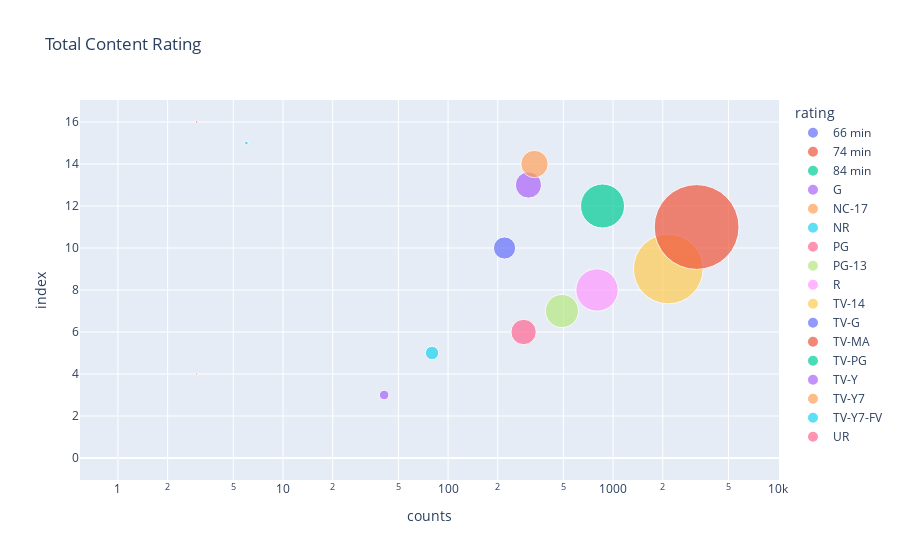

Notebook code for this chart:
### Markdown cell above
### Total Contents And Their Ratings

### Code cell
z = df.groupby(['rating']).size().reset_index(name='counts')
fig = px.scatter(z, x="counts",size="counts",
             color="rating",
                 log_x=True, size_max=60,title="Total Content Rating")
fig.show()

### Figure 1 — Plotly figure (JSON) as saved in the notebook; plotly's stock layout.template omitted (floating-point values rounded to 4 significant figures)
{"data": [{"hovertemplate": "rating=66 min<br>counts=%{marker.size}<br>index=%{y}<extra></extra>", "legendgroup": "66 min", "marker": {"color": "#636efa", "size": [1], "sizemode": "area", "sizeref": 0.8908, "symbol": "circle"}, "mode": "markers", "name": "66 min", "orientation": "h", "showlegend": true, "type": "scatter", "x": [1], "xaxis": "x", "y": [0], "yaxis": "y"}, {"hovertemplate": "rating=74 min<br>counts=%{marker.size}<br>index=%{y}<extra></extra>", "legendgroup": "74 min", "marker": {"color": "#EF553B", "size": [1], "sizemode": "area", "sizeref": 0.8908, "symbol": "circle"}, "mode": "markers", "name": "74 min", "orientation": "h", "showlegend": true, "type": "scatter", "x": [1], "xaxis": "x", "y": [1], "yaxis": "y"}, {"hovertemplate": "rating=84 min<br>counts=%{marker.size}<br>index=%{y}<extra></extra>", "legendgroup": "84 min", "marker": {"color": "#00cc96", "size": [1], "sizemode": "area", "sizeref": 0.8908, "symbol": "circle"}, "mode": "markers", "name": "84 min", "orientation": "h", "showlegend": true, "type": "scatter", "x": [1], "xaxis": "x", "y": [2], "yaxis": "y"}, {"hovertemplate": "rating=G<br>counts=%{marker.size}<br>index=%{y}<extra></extra>", "legendgroup": "G", "marker": {"color": "#ab63fa", "size": [41], "sizemode": "area", "sizeref": 0.8908, "symbol": "circle"}, "mode": "markers", "name": "G", "orientation": "h", "showlegend": true, "type": "scatter", "x": [41], "xaxis": "x", "y": [3], "yaxis": "y"}, {"hovertemplate": "rating=NC-17<br>counts=%{marker.size}<br>index=%{y}<extra></extra>", "legendgroup": "NC-17", "marker": {"color": "#FFA15A", "size": [3], "sizemode": "area", "sizeref": 0.8908, "symbol": "circle"}, "mode": "markers", "name": "NC-17", "orientation": "h", "showlegend": true, "type": "scatter", "x": [3], "xaxis": "x", "y": [4], "yaxis": "y"}, {"hovertemplate": "rating=NR<br>counts=%{marker.size}<br>index=%{y}<extra></extra>", "legendgroup": "NR", "marker": {"color": "#19d3f3", "size": [80], "sizemode": "area", "sizeref": 0.8908, "symbol": "circle"}, "mode": "markers", "name": "NR", "orientation": "h", "showlegend": true, "type": "scatter", "x": [80], "xaxis": "x", "y": [5], "yaxis": "y"}, {"hovertemplate": "rating=PG<br>counts=%{marker.size}<br>index=%{y}<extra></extra>", "legendgroup": "PG", "marker": {"color": "#FF6692", "size": [287], "sizemode": "area", "sizeref": 0.8908, "symbol": "circle"}, "mode": "markers", "name": "PG", "orientation": "h", "showlegend": true, "type": "scatter", "x": [287], "xaxis": "x", "y": [6], "yaxis": "y"}, {"hovertemplate": "rating=PG-13<br>counts=%{marker.size}<br>index=%{y}<extra></extra>", "legendgroup": "PG-13", "marker": {"color": "#B6E880", "size": [490], "sizemode": "area", "sizeref": 0.8908, "symbol": "circle"}, "mode": "markers", "name": "PG-13", "orientation": "h", "showlegend": true, "type": "scatter", "x": [490], "xaxis": "x", "y": [7], "yaxis": "y"}, {"hovertemplate": "rating=R<br>counts=%{marker.size}<br>index=%{y}<extra></extra>", "legendgroup": "R", "marker": {"color": "#FF97FF", "size": [799], "sizemode": "area", "sizeref": 0.8908, "symbol": "circle"}, "mode": "markers", "name": "R", "orientation": "h", "showlegend": true, "type": "scatter", "x": [799], "xaxis": "x", "y": [8], "yaxis": "y"}, {"hovertemplate": "rating=TV-14<br>counts=%{marker.size}<br>index=%{y}<extra></extra>", "legendgroup": "TV-14", "marker": {"color": "#FECB52", "size": [2160], "sizemode": "area", "sizeref": 0.8908, "symbol": "circle"}, "mode": "markers", "name": "TV-14", "orientation": "h", "showlegend": true, "type": "scatter", "x": [2160], "xaxis": "x", "y": [9], "yaxis": "y"}, {"hovertemplate": "rating=TV-G<br>counts=%{marker.size}<br>index=%{y}<extra></extra>", "legendgroup": "TV-G", "marker": {"color": "#636efa", "size": [220], "sizemode": "area", "sizeref": 0.8908, "symbol": "circle"}, "mode": "markers", "name": "TV-G", "orientation": "h", "showlegend": true, "type": "scatter", "x": [220], "xaxis": "x", "y": [10], "yaxis": "y"}, {"hovertemplate": "rating=TV-MA<br>counts=%{marker.size}<br>index=%{y}<extra></extra>", "legendgroup": "TV-MA", "marker": {"color": "#EF553B", "size": [3207], "sizemode": "area", "sizeref": 0.8908, "symbol": "circle"}, "mode": "markers", "name": "TV-MA", "orientation": "h", "showlegend": true, "type": "scatter", "x": [3207], "xaxis": "x", "y": [11], "yaxis": "y"}, {"hovertemplate": "rating=TV-PG<br>counts=%{marker.size}<br>index=%{y}<extra></extra>", "legendgroup": "TV-PG", "marker": {"color": "#00cc96", "size": [863], "sizemode": "area", "sizeref": 0.8908, "symbol": "circle"}, "mode": "markers", "name": "TV-PG", "orientation": "h", "showlegend": true, "type": "scatter", "x": [863], "xaxis": "x", "y": [12], "yaxis": "y"}, {"hovertemplate": "rating=TV-Y<br>counts=%{marker.size}<br>index=%{y}<extra></extra>", "legendgroup": "TV-Y", "marker": {"color": "#ab63fa", "size": [307], "sizemode": "area", "sizeref": 0.8908, "symbol": "circle"}, "mode": "markers", "name": "TV-Y", "orientation": "h", "showlegend": true, "type": "scatter", "x": [307], "xaxis": "x", "y": [13], "yaxis": "y"}, {"hovertemplate": "rating=TV-Y7<br>counts=%{marker.size}<br>index=%{y}<extra></extra>", "legendgroup": "TV-Y7", "marker": {"color": "#FFA15A", "size": [334], "sizemode": "area", "sizeref": 0.8908, "symbol": "circle"}, "mode": "markers", "name": "TV-Y7", "orientation": "h", "showlegend": true, "type": "scatter", "x": [334], "xaxis": "x", "y": [14], "yaxis": "y"}, {"hovertemplate": "rating=TV-Y7-FV<br>counts=%{marker.size}<br>index=%{y}<extra></extra>", "legendgroup": "TV-Y7-FV", "marker": {"color": "#19d3f3", "size": [6], "sizemode": "area", "sizeref": 0.8908, "symbol": "circle"}, "mode": "markers", "name": "TV-Y7-FV", "orientation": "h", "showlegend": true, "type": "scatter", "x": [6], "xaxis": "x", "y": [15], "yaxis": "y"}, {"hovertemplate": "rating=UR<br>counts=%{marker.size}<br>index=%{y}<extra></extra>", "legendgroup": "UR", "marker": {"color": "#FF6692", "size": [3], "sizemode": "area", "sizeref": 0.8908, "symbol": "circle"}, "mode": "markers", "name": "UR", "orientation": "h", "showlegend": true, "type": "scatter", "x": [3], "xaxis": "x", "y": [16], "yaxis": "y"}], "layout": {"legend": {"itemsizing": "constant", "title": {"text": "rating"}, "tracegroupgap": 0}, "title": {"text": "Total Content Rating"}, "xaxis": {"anchor": "y", "domain": [0.0, 1.0], "title": {"text": "counts"}, "type": "log"}, "yaxis": {"anchor": "x", "domain": [0.0, 1.0], "title": {"text": "index"}}}}
